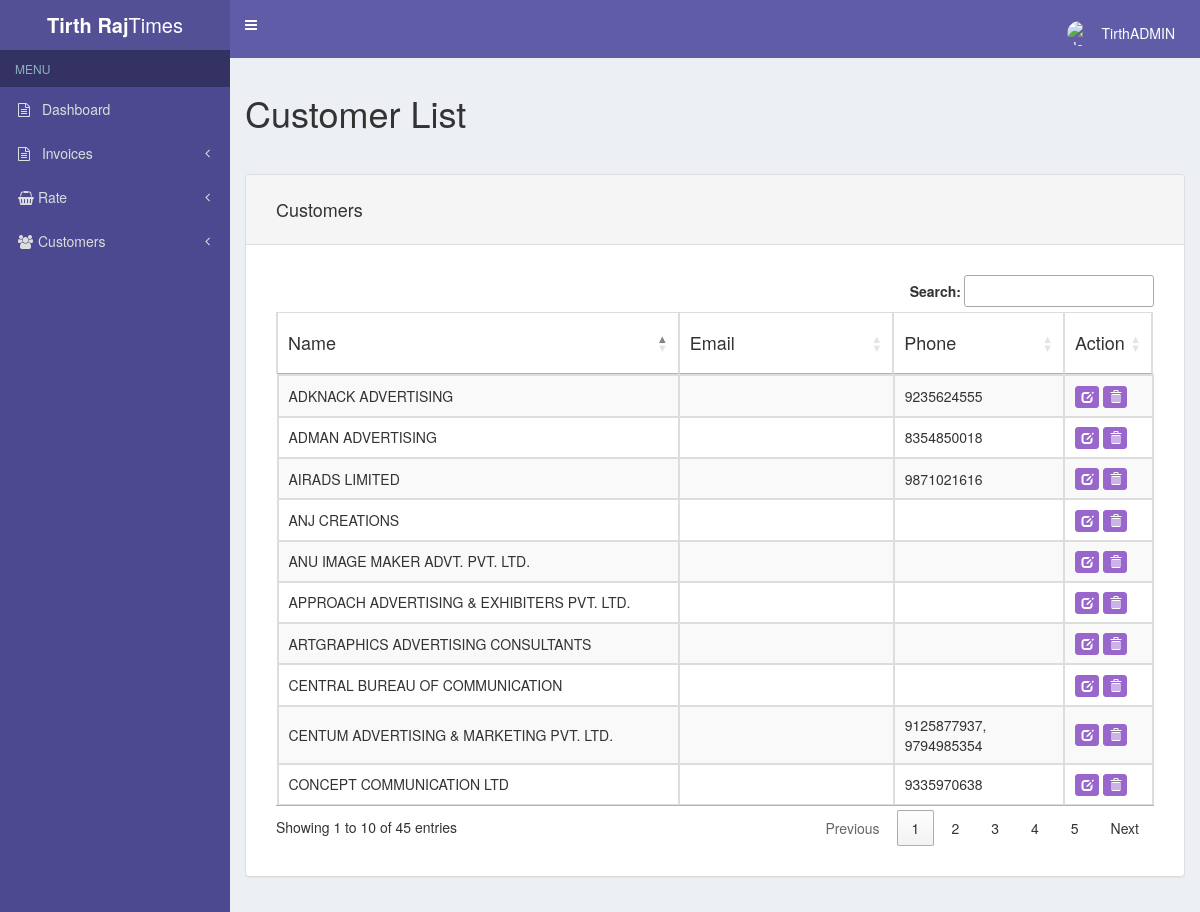
Screenshot of /customer-list.php (signed in) with the database file from the repository.
### tables this page shows
CREATE TABLE `store_customers` (
  `id` int(11) NOT NULL,
  `name` varchar(255) NOT NULL,
  `email` varchar(255) NOT NULL,
  `address_1` varchar(255) NOT NULL,
  `address_2` varchar(255) NOT NULL,
  `town` varchar(255) NOT NULL,
  `county` varchar(255) NOT NULL,
  `postcode` varchar(255) NOT NULL,
  `phone` varchar(100) NOT NULL,
  `name_ship` varchar(255) NOT NULL,
  `address_1_ship` varchar(255) NOT NULL,
  `address_2_ship` varchar(255) NOT NULL,
  `town_ship` varchar(255) NOT NULL,
  `county_ship` varchar(255) NOT NULL,
  `postcode_ship` varchar(255) NOT NULL,
  `gstin_no` varchar(255) NOT NULL
);

### functions.php (the view, shortened to what this page needs)
<?php
function getCustomers() {
	$mysqli = new mysqli(DATABASE_HOST, DATABASE_USER, DATABASE_PASS, DATABASE_NAME);
	$query = "SELECT * FROM store_customers ORDER BY name ASC";
	$results = $mysqli->query($query);
	if($results) {
		print '<table class="table table-striped table-bordered" id="data-table"><thead><tr>
				<th><h4>Name</h4></th>
				<th><h4>Email</h4></th>
				<th><h4>Phone</h4></th>
				<th><h4>Action</h4></th>
			  </tr></thead><tbody>';
		while($row = $results->fetch_assoc()) {
		    print '
			    <tr>
					<td>'.$row["name"].'</td>
				    <td>'.$row["email"].'</td>
				    <td>'.$row["phone"].'</td>
				    <td><a href="customer-edit.php?id='.$row["id"].'" class="btn btn-primary btn-xs"><span class="glyphicon glyphicon-edit" aria-hidden="true"></span></a> <a data-customer-id="'.$row['id'].'" class="btn btn-danger btn-xs delete-customer"><span class="glyphicon glyphicon-trash" aria-hidden="true"></span></a></td>
			    </tr>
		    ';
		}
		print '</tr></tbody></table>';
	} else {
		echo "<p>There are no customers to display.</p>";
	}
}
?>

### header.php (shortened to what this page needs)
<!DOCTYPE html>
<html>
<head><meta http-equiv="Content-Type" content="text/html; charset=utf-8">
  <link rel="stylesheet" href="https://cdnjs.cloudflare.com/ajax/libs/font-awesome/4.5.0/css/font-awesome.min.css">
  <link rel="stylesheet" href="https://cdnjs.cloudflare.com/ajax/libs/ionicons/2.0.1/css/ionicons.min.css">
  <link rel="stylesheet" href="css/AdminLTE.css">
 <link rel="stylesheet" href="https://maxcdn.bootstrapcdn.com/bootstrap/3.3.5/css/bootstrap.min.css">
  <link rel="stylesheet" href="css/skin-purple.css">
	<link rel="stylesheet" href="css/bootstrap.min.css">
	<link rel="stylesheet" href="css/bootstrap.datetimepicker.css">
	<link rel="stylesheet" href="//cdn.datatables.net/1.10.7/css/jquery.dataTables.css">
	<link rel="stylesheet" href="//cdn.datatables.net/plug-ins/1.10.7/integration/bootstrap/3/dataTables.bootstrap.css">
	<link rel="stylesheet" href="css/styles.css">
<link rel="stylesheet" type="text/css"  href="https://cdn.datatables.net/1.10.15/css/jquery.dataTables.min.css" />
<link rel="stylesheet" type="text/css"  href="https://cdn.datatables.net/buttons/1.4.0/css/buttons.dataTables.min.css" />
</head>
<body class="hold-transition skin-purple sidebar-mini">
<div class="wrapper">
  <header class="main-header">
    <a href="#" class="logo">
      <span class="logo-lg"><b>Tirth Raj</b>Times</span>
    </a>
    <nav class="navbar navbar-static-top" role="navigation">
      <a href="#" class="sidebar-toggle" data-toggle="offcanvas" role="button">
      </a>
      <div class="navbar-custom-menu">
        <ul class="nav navbar-nav">
          <li class="dropdown user user-menu">
            <a href="#" class="dropdown-toggle" data-toggle="dropdown">
              <img src="https://pcrt.crab.org/images/default-user.png" class="user-image" alt="User Image">
              <span class="hidden-xs"><?php echo $_SESSION['login_username'];?></span>
            </a>
          </li>
        </ul>
      </div>
    </nav>
  </header>
  <aside class="main-sidebar">
    <section class="sidebar">
      <ul class="sidebar-menu">
        <li class="header">MENU</li>
        <li class="treeview">
          <a href="dashboard.php"><i class="fa fa-file-text-o"></i> <span>Dashboard</span></a>
        </li>
         <li class="treeview">
          <a href="#"><i class="fa fa-file-text-o"></i> <span>Invoices</span>
            <span class="pull-right-container">
              <i class="fa fa-angle-left pull-right"></i>
            </span>
          </a>
        </li>
         <li class="treeview">
          <a href="#"><i class="fa fa-shopping-basket"></i><span>Rate</span>
            <span class="pull-right-container">
              <i class="fa fa-angle-left pull-right"></i>
            </span>
          </a>
        </li>
        <li class="treeview">
          <a href="#"><i class="fa fa-users"></i><span>Customers</span>
            <span class="pull-right-container">
              <i class="fa fa-angle-left pull-right"></i>
            </span>
          </a>
        </li>
      </ul>
    </section>
  </aside>
  <div class="content-wrapper">
    <section class="content">

### customer-list.php (shortened to what this page needs)
<?php
include('header.php');
include('functions.php');
?>
<h1>Customer List</h1>
<hr>
<div class="row">
	<div class="col-xs-12">
		<div class="panel panel-default">
			<div class="panel-heading">
				<h4>Customers</h4>
			</div>
			<div class="panel-body form-group form-group-sm">
				<?php getCustomers(); ?>
			</div>
		</div>
	</div>
<?php
	include('footer.php');
?>

### footer.php
  </section>
  </div>
</div>
</body>
</html>

### css/skin-purple.css (style rules this page uses)
.skin-purple .main-header .navbar { background-color: #605ca8; }
.skin-purple .main-header .navbar .nav > li > a { color: #ffffff; }
.skin-purple .main-header .navbar .sidebar-toggle { color: #ffffff; }
.skin-purple .main-header .navbar .sidebar-toggle { color: #fff; }
.skin-purple .main-header .logo { background-color: #555299; color: #ffffff; border-bottom: 0 solid transparent; }
.skin-purple .wrapper, .skin-purple .main-sidebar, .skin-purple .left-side { background-color: #4c4990; }
.skin-purple .sidebar-menu > li.header { color: #8cb1c1; background: #343263; }
.skin-purple .sidebar-menu > li > a { border-left: 3px solid transparent; }
.skin-purple .sidebar a { color: #ddd; text-decoration: none; }

### css/styles.css (style rules this page uses)
body { padding: 0; background-color: #605ca8; }
.btn-primary { background-color: #9966cc; border-color: #9966cc; }
.btn-danger { background-color: #9966cc; border-color: #9966cc; }
.panel-body { padding: 30px 30px 15px 30px; }
.panel-heading { padding: 15px 30px 15px 30px; }
.user { margin-top: 8px; margin-right: 10px; }
table { border-collapse: collapse; border-spacing: 0; width: 100%; border: 1px solid #ddd; }

### rows the page displays
store_customers: name "ADKNACK ADVERTISING", phone "9235624555"
store_customers: name "ADMAN ADVERTISING", phone "8354850018"
store_customers: name "AIRADS LIMITED", phone "9871021616"
store_customers: name "ANJ CREATIONS"
store_customers: name "ANU IMAGE MAKER ADVT. PVT. LTD."
store_customers: name "APPROACH ADVERTISING & EXHIBITERS PVT. LTD."
store_customers: name "ARTGRAPHICS ADVERTISING CONSULTANTS"
store_customers: name "CENTRAL BUREAU OF COMMUNICATION"
store_customers: name "CENTUM ADVERTISING & MARKETING PVT. LTD.", phone "9125877937, 9794985354"
store_customers: name "CONCEPT COMMUNICATION LTD", phone "9335970638"

### other values shown
$_SESSION['login_username'] "TirthADMIN"
